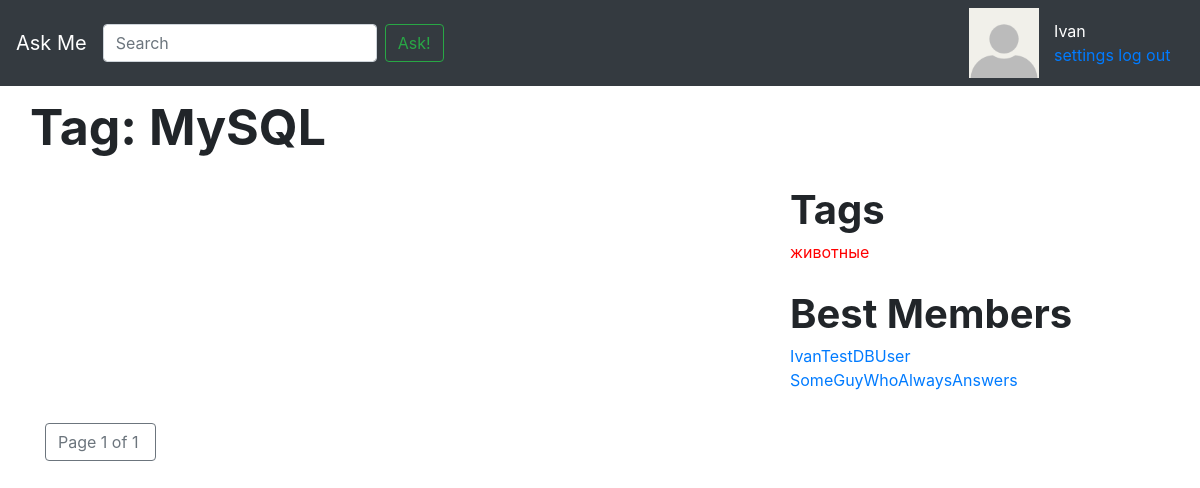
Page /tag/MySQL/ on the earlier database version.
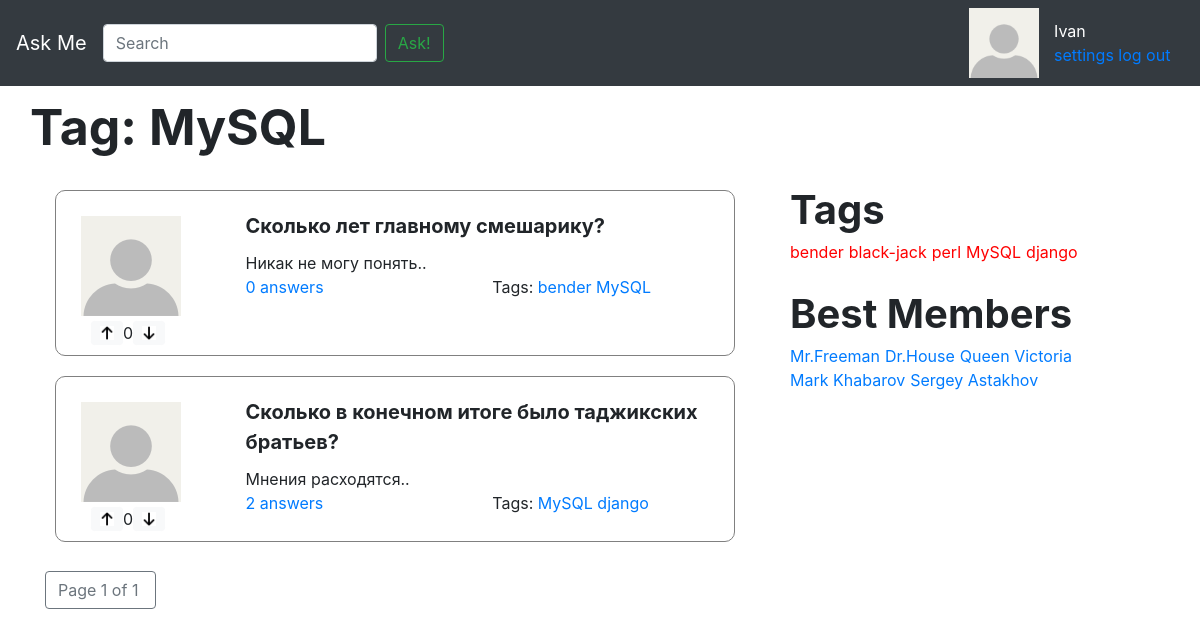
Same page on the later database version.
### app/models.py (models this page shows, shortened)
class Tag(models.Model):
	name = models.CharField(max_length = 256, verbose_name = 'Название тэга')
	objects = TagManager()
	def __str__(self):
		return self.name
	class Meta:
		verbose_name = 'Тэг'
		verbose_name_plural = 'Тэги'

class User(models.Model):
	author = models.OneToOneField('Profile', on_delete=models.CASCADE)
	objects = UserManager()
	def __str__(self):
		return self.author.user_name
	class Meta:
		verbose_name = 'Пользователь'
		verbose_name_plural = 'Пользователи'

class Profile(models.Model):
	user_name = models.CharField(max_length = 256, verbose_name = 'Имя в системе')
	email = models.EmailField(verbose_name = 'E-mail')
	class Meta:
		verbose_name = 'Профиль'
		verbose_name_plural = 'Профили'

class Question(models.Model):
	title = models.CharField(max_length = 256, verbose_name = 'Заголовок')
	text = models.TextField(verbose_name = 'Текст')
	date_create = models.DateField(auto_now_add=True, verbose_name = 'Дата создания')
	rating = models.IntegerField(verbose_name = 'Рейтинг')
	author = models.ForeignKey('User', on_delete = models.CASCADE, verbose_name = 'Автор')
	tags = models.ManyToManyField('Tag', verbose_name = 'Тэги')
	marks = GenericRelation(Mark)
	objects = QuestionManager()
	def count_answers(self):
		return Answer.objects.question_answers(self.pk).count()
	class Meta:
		verbose_name = 'Вопрос'
		verbose_name_plural = 'Вопросы'

### app/views.py (the view)
# urls.py: path('tag/<str:tag>/', views.tag_questions, name='tag'),
def tag_questions(request, tag):
	questions_for_this_tag = Question.objects.questions_by_tag(tag)
	page_obj = paginate(request, questions_for_this_tag)
	return render(request, 'tag_questions.html', {
        'page_obj': page_obj,
        'tag': tag,
    })

### app/models.py (called while the page is built)
	def get_all_users(self):
		return self.all()

	def count_rating(self):
		return self.filter(mark_type = Mark.MarkType.LIKE).count() - self.filter(mark_type = Mark.MarkType.DISLIKE).count()

	def questions_by_tag(self, tag):
		return self.filter(tags__name = tag)

	def question_answers(self, question_id):
		return self.filter(question__id = question_id).order_by('-rating', '-date_create')

	def get_all_tags(self):
		return self.all()

### app/views.py (called while the page is built)
def paginate(request, object_list, per_page=3):
    paginator = Paginator(object_list, per_page)
    page_number = request.GET.get('page')
    page_obj = paginator.get_page(page_number)
    return page_obj

### askme/context_processors.py (called while the page is built)
def tags(arg):
	tags = Tag.objects.get_all_tags()
	return { 'tags': tags }

def best_members(arg):
	best_members = User.objects.get_all_users()
	return { 'members': best_members }

### templates/tag_questions.html
{% extends 'inc/base.html' %}
{% load static %}
{% block header %}
    <span id="page_header">Tag: <span>{{ tag }}</span></span>
{% endblock header %}
{% block content %}
    {% for question in page_obj %}
        {% include 'inc/one_question.html' %}
    {% endfor %}
{% endblock content %}
{% block right %}
    {% include 'inc/tags_section.html' %}
{% endblock right %}

### templates/inc/base.html (shortened to what this page needs)
{% load static %}
<!doctype html>
<html lang="en" class="h-100">
    <head>
        <link href="{% static "css/sticky-footer.css" %}" rel="stylesheet">
        <link href="{% static "css/bootstrap.min.css" %}" rel="stylesheet">
        <link href="{% static "css/container.css" %}" rel="stylesheet">
    </head>
    <body class="d-flex flex-column h-100">
        <header>
            {% include 'inc/navbar.html' %}
        </header>
        <div class="container">
            <div class="row row-quest question_title">
                {% block header %}
                {% endblock header %}
            </div>
            <div class="row">
                <div id="question-section" class="col">
                    {% block content %}
                    {% endblock content %}
                </div>
                <div id="tag_section" class="col-4">
                    {% block right %}
                    {% endblock right %}
                </div>
            </div>
            <div id="page_links_row" class="">
                    {% block page_btns %}
                        {% include 'inc/pagination.html' %}
                    {% endblock page_btns %}
            </div>
        </div>
    </body>
</html>

### templates/inc/navbar.html
{% load static %}
<nav class="navbar navbar-expand-md navbar-dark fixed-top bg-dark">
    <a class="navbar-brand" href="{% url 'index' %}">Ask Me</a>
    <div class="collapse navbar-collapse" id="navbarCollapse">
        <form class="form-inline mt-2 mt-md-0" action="{% url 'ask_question' %}">
            <input class="form-control mr-sm-2" type="text" placeholder="Search" aria-label="Search">
            <button class="btn btn-outline-success my-2 my-sm-0" type="submit">Ask!</button>
        </form>
    </div>
    <img id="navbar_avatar_image" src="{% static "img/111.jpg" %}" alt="My image">
    <div>
        <div class="profile_info">
            <span id="name">Ivan</span>
            <div class="header_profile_links">
                <a  href="{% url 'settings' %}">settings</a>
                <a class="" href="{% url 'login' %}">log out</a>
            </div>
        </div>
    </div>
</nav>

### templates/inc/one_question.html
{% load static %}
<div class="row question-box">
	<div class="col-3 question_box_left">
		<div class="row">
			<img src="{% static "img/111.jpg" %}" alt="My image" class="question-img">
		</div>
		<div class="row like_widget">
			<img class="btn btn-primary btn-sm btn-light" src="{% static 'img/like.jpg' %}" height="24">
            <div class="bd-highlight like-status"> {{ question.marks.count_rating }} </div>
            <img class="btn btn-primary btn-sm btn-light" src="{% static 'img/dislike.jpg' %}" height="24">
		</div>
	</div>
	<div class="col-9">
		<div class="question_box_right">
			<div class="question-title">{{ question.title }}</div>
			<div class="question-text">{{ question.text }}</div>
			<div class="row">
				<div class="col">
					<a class="ans_tag" href="{% url 'question_answers' question.id  %}">{{ question.count_answers }} answers</a>
				</div>
				<div class="col">
					<span class="ans_tag">Tags:</span>
					{% for tag in question.tags.get_all_tags %}
            			<a class="ans_tag" href="{% url 'tag' tag  %}">{{ tag }}</a>
        			{% endfor %}
				</div>
			</div>
		</div>
	</div>
</div>

### templates/inc/tags_section.html
<div>
    <div class="row">
        <span class="row tags_header">Tags</span>
    </div>
    <div class="row link_tags">
        {% for tag in tags %}
            <a class="sample_tag lang_tag" href="{% url 'tag' tag  %}">{{ tag }}</a>
        {% endfor %}
    </div>
</div>
<div>
    <div class="row">
        <span class="row tags_header">Best Members</span>
    </div>
    <div class="row link_tags">
        {% for member in members %}
            <a class="sample_tag" href="">{{ member }}</a>
        {% endfor %}
    </div>
</div>

### templates/inc/pagination.html (shortened to what this page needs)
<div class="pagination">
        <button type="button" class="page_btn btn btn-outline-secondary">
            <span class="current">
                Page {{ page_obj.number }} of {{ page_obj.paginator.num_pages }}&nbsp;
            </span>
        </button>
</div>

### static/css/sticky-footer.css (style rules this page uses)
html { position: relative; min-height: 100%; }
body { margin-bottom: 60px; }
body > .container { padding: 60px 15px 0; }

### static/css/container.css (style rules this page uses)
.question-box { border: 1px solid gray; padding: 10px; margin: 10px; border-radius: 10px; margin-bottom: 20px; }
#navbar_avatar_image { max-width: 70px; }
.like_widget { margin-left: 10px; margin-top: 5px; }
#page_header { font-size: 50px; font-weight: bold; margin-bottom: 15px; }
.question-text { margin-top: 10px; }
.question-img { margin-left: 15px; margin-top: 15px; max-width: 150px; padding: 0px; }
.question-title { font-size: 20px; font-weight: bold; }
#name { color: white; }
.profile_info { margin-left: 15px; width: 130px; }
.question_title { margin-top: 30px; }
.tags_header { font-size: 40px; font-weight: bold; margin-left: 0px; }
#tag_section { margin-left: 30px; }
.link_tags { margin-right: 25px; margin-bottom: 20px; }
.sample_tag { margin-right: 5px; }
.lang_tag { color: red; }
.question_box_right { margin-top: 10px; }
#page_links_row { margin-top: 15px; position: relative; bottom: 1%; }
.page_btn { margin-right: 5px; }

Differences in the rows shown:
removed Tag: name "животные"
removed User: author.user_name "IvanTestDBUser"
removed User: author.user_name "SomeGuyWhoAlwaysAnswers"
added Tag: name "MySQL"
added Question: marks.count_rating "0", title "Сколько лет главному смешарику?", text "Никак не могу понять..", count_answers "0"
added Tag: name "bender"
added Question: marks.count_rating "0", title "Сколько в конечном итоге было таджикских братьев?", text "Мнения расходятся..", count_answers "2"
added Tag: name "django"
added Tag: name "black-jack"
added Tag: name "perl"
added User: author.user_name "Mr.Freeman"
added User: author.user_name "Dr.House"
added User: author.user_name "Queen Victoria"
added User: author.user_name "Mark Khabarov"
added User: author.user_name "Sergey Astakhov"
Other differences:
{{ tag }}: "MySQL" → (not shown)
